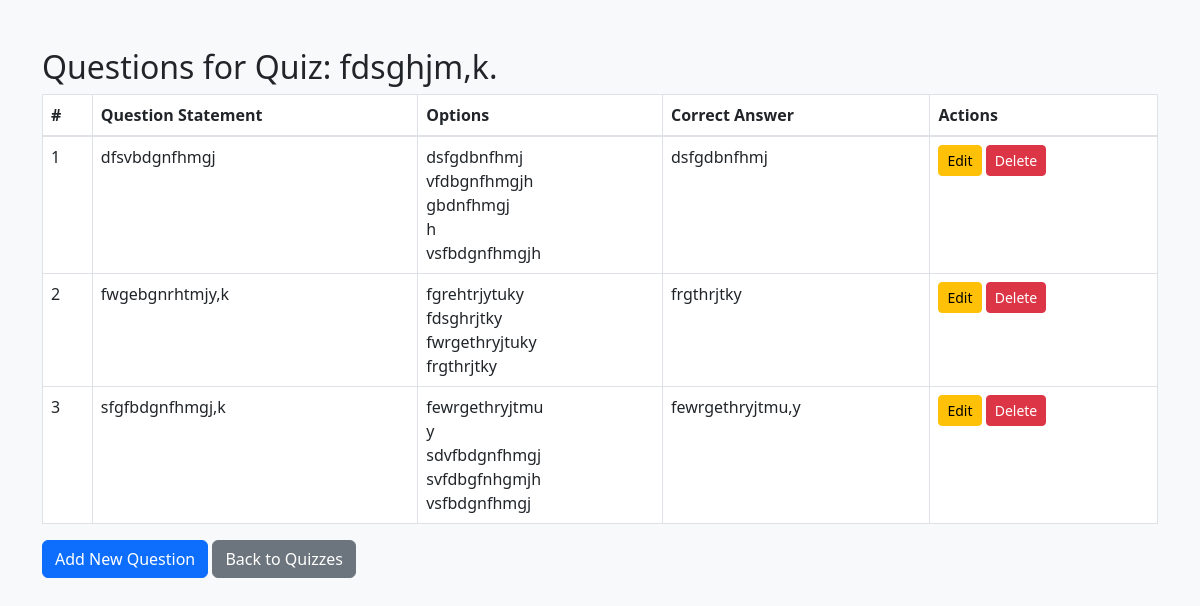
The app's page /questions/list/7911 (signed in) with its own data.
### models/quiz.py (models this page shows)
class Quiz(db.Model):
    code = db.Column(db.String(4), primary_key=True)  # Unique 4-digit code
    name = db.Column(db.String(120), nullable=False)
    chapter_id = db.Column(db.Integer, db.ForeignKey('chapter.id'), nullable=False)
    date_of_quiz = db.Column(db.Date, default=date.today)
    time_duration = db.Column(db.String(5))  # Format hh:mm
    remarks = db.Column(db.Text)
    questions = db.relationship('Question', backref='quiz', lazy=True)

### models/question.py (models this page shows, shortened)
class Question(db.Model):
    id = db.Column(db.Integer, primary_key=True)
    question_statement = db.Column(db.String(255), nullable=False)
    options = db.Column(db.String(255), nullable=False)
    correct_answer = db.Column(db.String(10), nullable=False)
    quiz_id = db.Column(db.String(4), db.ForeignKey('quiz.code'), nullable=False)

### controllers/question_controller.py (the view)
@question_bp.route('/questions/list/<string:quiz_code>', methods=['GET'])
def list_questions(quiz_code):
    if 'username' not in session or session.get('username') != 'admin':
        return redirect(url_for('auth.login'))
    quiz = Quiz.query.get_or_404(quiz_code)
    questions = Question.query.filter_by(quiz_id=quiz_code).all()
    return render_template('question/list.html', quiz=quiz, questions=questions)

### templates/question/list.html (shortened to what this page needs)
<!DOCTYPE html>
<html lang="en">
<head>
  <link href="https://cdn.jsdelivr.net/npm/bootstrap@5.3.0/dist/css/bootstrap.min.css" rel="stylesheet">
  <link rel="stylesheet" href="{{ url_for('static', filename='css/styles.css') }}">
</head>
<body>
  <div class="container mt-5">
    <h2>Questions for Quiz: {{ quiz.name }}</h2>
    {% if questions %}
    <table class="table table-bordered">
      <thead>
        <tr>
          <th>#</th>
          <th>Question Statement</th>
          <th>Options</th>
          <th>Correct Answer</th>
          <th>Actions</th>
        </tr>
      </thead>
      <tbody>
        {% for question in questions %}
        <tr>
          <td>{{ loop.index }}</td>
          <td>{{ question.question_statement }}</td>
          <td>
            {% set opts = question.options.split(',') %}
            {% for opt in opts %}
              <div>{{ opt }}</div>
            {% endfor %}
          </td>
          <td>{{ question.correct_answer }}</td>
          <td>
            <a href="{{ url_for('question.edit_question', question_id=question.id) }}" class="btn btn-sm btn-warning">Edit</a>
            <form action="{{ url_for('question.delete_question', question_id=question.id) }}" method="POST" style="display:inline-block;">
              <button type="submit" class="btn btn-sm btn-danger" onclick="return confirm('Are you sure you want to delete this question?');">Delete</button>
            </form>
          </td>
        </tr>
        {% endfor %}
      </tbody>
    </table>
    {% else %}
      <p>No questions added yet.</p>
    {% endif %}
    <a href="{{ url_for('question.add_question', quiz_code=quiz.code) }}" class="btn btn-primary">Add New Question</a>
    <a href="{{ url_for('admin.list_quizzes') }}" class="btn btn-secondary">Back to Quizzes</a>
  </div>
</body>
</html>

### static/css/styles.css (style rules this page uses)
body { background-color: #f8f9fa; }
.container { margin-top: 50px; }
.btn-primary { background-color: #0d6efd; border-color: #0d6efd; }
.table thead th { border-bottom: 2px solid #dee2e6; }

### records on screen
Quiz: name "fdsghjm,k."
Question: question_statement "dfsvbdgnfhmgj", opts "dsfgdbnfhmj" "vfdbgnfhmgjh" "gbdnfhmgj" "h" "vsfbdgnfhmgjh", correct_answer "dsfgdbnfhmj"
Question: question_statement "fwgebgnrhtmjy,k", opts "fgrehtrjytuky" "fdsghrjtky" "fwrgethryjtuky" "frgthrjtky", correct_answer "frgthrjtky"
Question: question_statement "sfgfbdgnfhmgj,k", opts "fewrgethryjtmu" "y" "sdvfbdgnfhmgj" "svfdbgfnhgmjh" "vsfbdgnfhmgj", correct_answer "fewrgethryjtmu,y"
